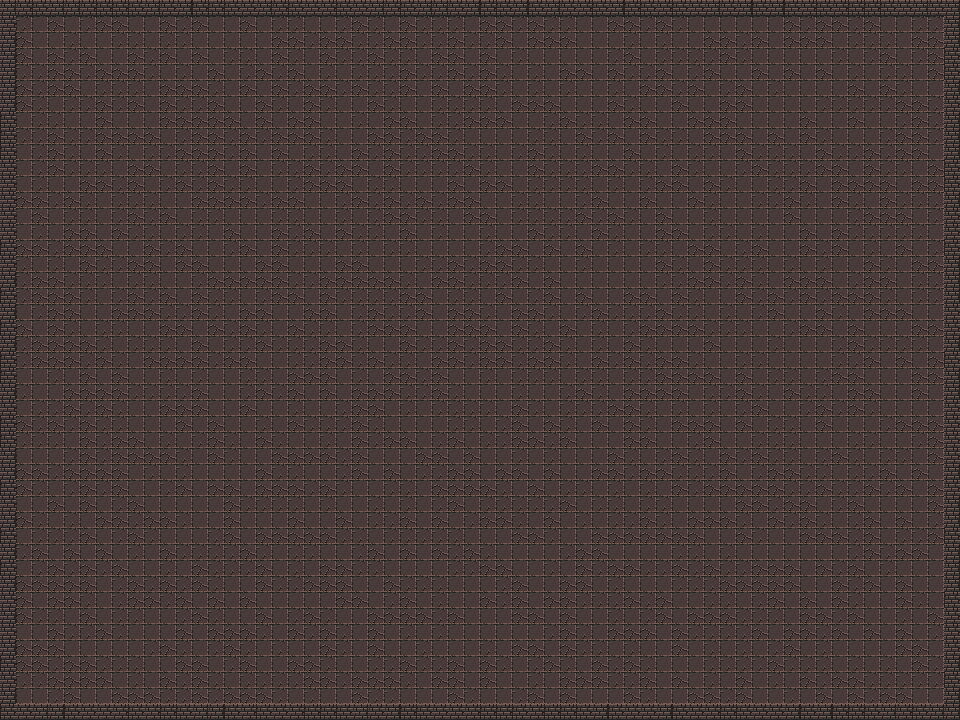

This is a level from a 2D game, rendered from its Tiled map with the project's own tilesets. A one-line summary and the map file follow, with tile-layer data summarised:
An orthogonal 60x45 tile map with 16x16 px tiles, 1 tile layer (Background).

<map version="1.4" tiledversion="1.4.3" orientation="orthogonal" renderorder="right-down" width="60" height="45" tilewidth="16" tileheight="16" infinite="0" nextlayerid="2" nextobjectid="1">
 <tileset firstgid="1" source="dungeon.tsx" />
 <layer id="1" name="Background" width="60" height="45" locked="1">
  <data>[2700 cells, 2700 non-empty, 6 distinct tile ids]</data>
 </layer>
</map>
